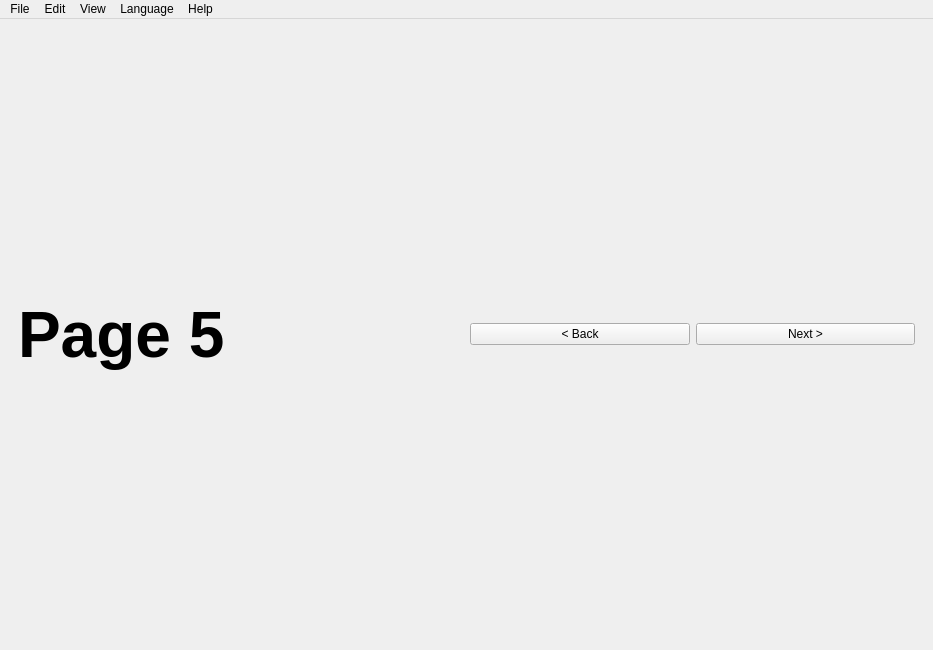
<?xml version="1.0" encoding="UTF-8"?>
<ui version="4.0">
 <class>RTIBuilder</class>
 <widget class="QMainWindow" name="RTIBuilder">
  <property name="geometry">
   <rect>
    <x>0</x>
    <y>0</y>
    <width>933</width>
    <height>650</height>
   </rect>
  </property>
  <property name="windowTitle">
   <string>stackedExample</string>
  </property>
  <property name="windowIcon">
   <iconset resource="Recourse.qrc">
    <normaloff>:/rec/img/icon.png</normaloff>:/rec/img/icon.png</iconset>
  </property>
  <widget class="QWidget" name="centralwidget">
   <layout class="QGridLayout" name="gridLayout">
    <item row="0" column="0">
     <widget class="QStackedWidget" name="stackedWidget">
      <property name="currentIndex">
       <number>4</number>
      </property>
      <widget class="QWidget" name="page_1">
       <layout class="QGridLayout" name="gridLayout_8">
        <item row="0" column="0" rowspan="2" colspan="2">
         <layout class="QGridLayout" name="gridLayout_2">
          <item row="0" column="0">
           <widget class="QLabel" name="label">
            <property name="font">
             <font>
              <pointsize>48</pointsize>
              <weight>75</weight>
              <bold>true</bold>
             </font>
            </property>
            <property name="text">
             <string>Page 1</string>
            </property>
           </widget>
          </item>
          <item row="0" column="1">
           <widget class="QListWidget" name="listWidget"/>
          </item>
          <item row="1" column="1">
           <layout class="QHBoxLayout" name="horizontalLayout_6">
            <item>
             <widget class="QPushButton" name="btn_page5">
              <property name="text">
               <string>&lt; Back</string>
              </property>
             </widget>
            </item>
            <item>
             <widget class="QPushButton" name="btn_page2">
              <property name="text">
               <string>Next &gt;</string>
              </property>
             </widget>
            </item>
           </layout>
          </item>
         </layout>
        </item>
       </layout>
      </widget>
      <widget class="QWidget" name="page_2">
       <layout class="QGridLayout" name="gridLayout_3">
        <item row="0" column="0">
         <widget class="QLabel" name="label_2">
          <property name="font">
           <font>
            <pointsize>48</pointsize>
            <weight>75</weight>
            <bold>true</bold>
           </font>
          </property>
          <property name="text">
           <string>Page 2</string>
          </property>
         </widget>
        </item>
        <item row="1" column="1">
         <layout class="QGridLayout" name="gridLayout_4">
          <item row="0" column="0">
           <widget class="QPushButton" name="btn_page1">
            <property name="text">
             <string>&lt; Back</string>
            </property>
           </widget>
          </item>
          <item row="0" column="1">
           <widget class="QPushButton" name="btn_page3">
            <property name="text">
             <string>Next &gt;</string>
            </property>
           </widget>
          </item>
         </layout>
        </item>
        <item row="0" column="1">
         <widget class="QListWidget" name="listWidget_4"/>
        </item>
       </layout>
      </widget>
      <widget class="QWidget" name="page_3">
       <layout class="QGridLayout" name="gridLayout_7">
        <item row="0" column="0">
         <widget class="QLabel" name="label_3">
          <property name="font">
           <font>
            <pointsize>48</pointsize>
            <weight>75</weight>
            <bold>true</bold>
           </font>
          </property>
          <property name="text">
           <string>Page 3</string>
          </property>
         </widget>
        </item>
        <item row="1" column="1">
         <layout class="QHBoxLayout" name="horizontalLayout">
          <item>
           <widget class="QPushButton" name="btn_page2_2">
            <property name="text">
             <string>&lt; Back</string>
            </property>
           </widget>
          </item>
          <item>
           <widget class="QPushButton" name="btn_page4">
            <property name="text">
             <string>Next &gt;</string>
            </property>
           </widget>
          </item>
         </layout>
        </item>
        <item row="0" column="1">
         <widget class="QListWidget" name="listWidget_2"/>
        </item>
       </layout>
      </widget>
      <widget class="QWidget" name="page_4">
       <layout class="QGridLayout" name="gridLayout_5">
        <item row="0" column="0">
         <widget class="QLabel" name="label_4">
          <property name="font">
           <font>
            <pointsize>48</pointsize>
            <weight>75</weight>
            <bold>true</bold>
           </font>
          </property>
          <property name="text">
           <string>Page 4</string>
          </property>
         </widget>
        </item>
        <item row="1" column="1">
         <layout class="QHBoxLayout" name="horizontalLayout_2">
          <item>
           <widget class="QPushButton" name="btn_page3_2">
            <property name="text">
             <string>&lt; Back</string>
            </property>
           </widget>
          </item>
          <item>
           <widget class="QPushButton" name="btn_page5_2">
            <property name="text">
             <string>Next &gt;</string>
            </property>
           </widget>
          </item>
         </layout>
        </item>
        <item row="0" column="1">
         <widget class="QListWidget" name="listWidget_3"/>
        </item>
       </layout>
      </widget>
      <widget class="QWidget" name="page_5">
       <layout class="QHBoxLayout" name="horizontalLayout_4">
        <item>
         <widget class="QLabel" name="label_5">
          <property name="font">
           <font>
            <pointsize>48</pointsize>
            <weight>75</weight>
            <bold>true</bold>
           </font>
          </property>
          <property name="text">
           <string>Page 5</string>
          </property>
         </widget>
        </item>
        <item>
         <layout class="QHBoxLayout" name="horizontalLayout_3">
          <item>
           <widget class="QPushButton" name="btn_page4_2">
            <property name="text">
             <string>&lt; Back</string>
            </property>
           </widget>
          </item>
          <item>
           <widget class="QPushButton" name="btn_page1_2">
            <property name="text">
             <string>Next &gt;</string>
            </property>
           </widget>
          </item>
         </layout>
        </item>
       </layout>
      </widget>
     </widget>
    </item>
   </layout>
  </widget>
  <widget class="QMenuBar" name="menubar">
   <property name="geometry">
    <rect>
     <x>0</x>
     <y>0</y>
     <width>933</width>
     <height>26</height>
    </rect>
   </property>
   <widget class="QMenu" name="menu1">
    <property name="title">
     <string>File</string>
    </property>
    <addaction name="action_New_Project"/>
    <addaction name="action_Open_Project"/>
    <addaction name="separator"/>
    <addaction name="action_Save"/>
    <addaction name="action_Save_As"/>
    <addaction name="action_Close"/>
    <addaction name="separator"/>
    <addaction name="action_Exit"/>
   </widget>
   <widget class="QMenu" name="menu2">
    <property name="title">
     <string>Edit</string>
    </property>
    <addaction name="action_Undo"/>
    <addaction name="action_Redo"/>
    <addaction name="separator"/>
    <addaction name="action_Cut"/>
    <addaction name="action_Copy"/>
    <addaction name="action_Paste"/>
    <addaction name="action_Clear"/>
   </widget>
   <widget class="QMenu" name="menu3">
    <property name="title">
     <string>View</string>
    </property>
   </widget>
   <widget class="QMenu" name="menu4">
    <property name="title">
     <string>Language</string>
    </property>
   </widget>
   <widget class="QMenu" name="menuHelp">
    <property name="title">
     <string>Help</string>
    </property>
   </widget>
   <addaction name="menu1"/>
   <addaction name="menu2"/>
   <addaction name="menu3"/>
   <addaction name="menu4"/>
   <addaction name="menuHelp"/>
  </widget>
  <action name="action_New_Project">
   <property name="icon">
    <iconset resource="Recourse.qrc">
     <normaloff>:/rec/img/new.png</normaloff>:/rec/img/new.png</iconset>
   </property>
   <property name="text">
    <string>New Project</string>
   </property>
   <property name="shortcut">
    <string>Ctrl+N</string>
   </property>
  </action>
  <action name="action_Open_Project">
   <property name="icon">
    <iconset resource="Recourse.qrc">
     <normaloff>:/rec/img/open.png</normaloff>:/rec/img/open.png</iconset>
   </property>
   <property name="text">
    <string>Open Project</string>
   </property>
   <property name="shortcut">
    <string>Ctrl+O</string>
   </property>
  </action>
  <action name="action_Save">
   <property name="icon">
    <iconset resource="Recourse.qrc">
     <normaloff>:/rec/img/save.png</normaloff>:/rec/img/save.png</iconset>
   </property>
   <property name="text">
    <string>Save</string>
   </property>
   <property name="shortcut">
    <string>Ctrl+S</string>
   </property>
  </action>
  <action name="action_Save_As">
   <property name="icon">
    <iconset resource="Recourse.qrc">
     <normaloff>:/rec/img/save_as.png</normaloff>:/rec/img/save_as.png</iconset>
   </property>
   <property name="text">
    <string>Save As</string>
   </property>
   <property name="shortcut">
    <string>Ctrl+Shift+S</string>
   </property>
  </action>
  <action name="action_Close">
   <property name="icon">
    <iconset resource="Recourse.qrc">
     <normaloff>:/rec/img/close.png</normaloff>:/rec/img/close.png</iconset>
   </property>
   <property name="text">
    <string>Close</string>
   </property>
  </action>
  <action name="action_Exit">
   <property name="icon">
    <iconset resource="Recourse.qrc">
     <normaloff>:/rec/img/exit.png</normaloff>:/rec/img/exit.png</iconset>
   </property>
   <property name="text">
    <string>Exit</string>
   </property>
   <property name="shortcut">
    <string>Ctrl+Shift+X</string>
   </property>
  </action>
  <action name="action_Undo">
   <property name="icon">
    <iconset resource="Recourse.qrc">
     <normaloff>:/rec/img/undo.png</normaloff>:/rec/img/undo.png</iconset>
   </property>
   <property name="text">
    <string>Undo</string>
   </property>
   <property name="shortcut">
    <string>Ctrl+Z</string>
   </property>
  </action>
  <action name="action_Redo">
   <property name="icon">
    <iconset resource="Recourse.qrc">
     <normaloff>:/rec/img/redo.png</normaloff>:/rec/img/redo.png</iconset>
   </property>
   <property name="text">
    <string>Redo</string>
   </property>
   <property name="shortcut">
    <string>Ctrl+Y</string>
   </property>
  </action>
  <action name="action_Cut">
   <property name="icon">
    <iconset resource="Recourse.qrc">
     <normaloff>:/rec/img/cut.png</normaloff>:/rec/img/cut.png</iconset>
   </property>
   <property name="text">
    <string>Cut</string>
   </property>
   <property name="shortcut">
    <string>Ctrl+X</string>
   </property>
  </action>
  <action name="action_Copy">
   <property name="icon">
    <iconset resource="Recourse.qrc">
     <normaloff>:/rec/img/copy.png</normaloff>:/rec/img/copy.png</iconset>
   </property>
   <property name="text">
    <string>Copy</string>
   </property>
   <property name="shortcut">
    <string>Ctrl+C</string>
   </property>
  </action>
  <action name="action_Paste">
   <property name="icon">
    <iconset resource="Recourse.qrc">
     <normaloff>:/rec/img/paste.png</normaloff>:/rec/img/paste.png</iconset>
   </property>
   <property name="text">
    <string>Paste</string>
   </property>
   <property name="shortcut">
    <string>Ctrl+V</string>
   </property>
  </action>
  <action name="action_Clear">
   <property name="text">
    <string>Clear</string>
   </property>
   <property name="shortcut">
    <string>Ctrl+Shift+C</string>
   </property>
  </action>
 </widget>
 <resources>
  <include location="Recourse.qrc"/>
 </resources>
 <connections/>
</ui>
